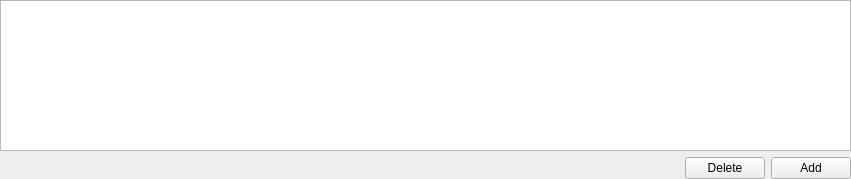
<?xml version="1.0" encoding="UTF-8"?>
<ui version="4.0">
 <class>SAKOtherTransmissionPage</class>
 <widget class="QWidget" name="SAKOtherTransmissionPage">
  <property name="geometry">
   <rect>
    <x>0</x>
    <y>0</y>
    <width>851</width>
    <height>179</height>
   </rect>
  </property>
  <property name="windowTitle">
   <string notr="true">Form</string>
  </property>
  <layout class="QGridLayout" name="gridLayout">
   <property name="leftMargin">
    <number>0</number>
   </property>
   <property name="topMargin">
    <number>0</number>
   </property>
   <property name="rightMargin">
    <number>0</number>
   </property>
   <property name="bottomMargin">
    <number>0</number>
   </property>
   <item row="1" column="2">
    <widget class="QPushButton" name="addItemPushButton">
     <property name="text">
      <string>Add</string>
     </property>
    </widget>
   </item>
   <item row="1" column="1">
    <widget class="QPushButton" name="deleteItemPushButton">
     <property name="text">
      <string>Delete</string>
     </property>
    </widget>
   </item>
   <item row="0" column="0" colspan="3">
    <widget class="QListWidget" name="listWidget"/>
   </item>
   <item row="1" column="0">
    <widget class="QLabel" name="infoLabel">
     <property name="sizePolicy">
      <sizepolicy hsizetype="Expanding" vsizetype="Preferred">
       <horstretch>0</horstretch>
       <verstretch>0</verstretch>
      </sizepolicy>
     </property>
     <property name="text">
      <string/>
     </property>
    </widget>
   </item>
  </layout>
 </widget>
 <resources/>
 <connections/>
</ui>
